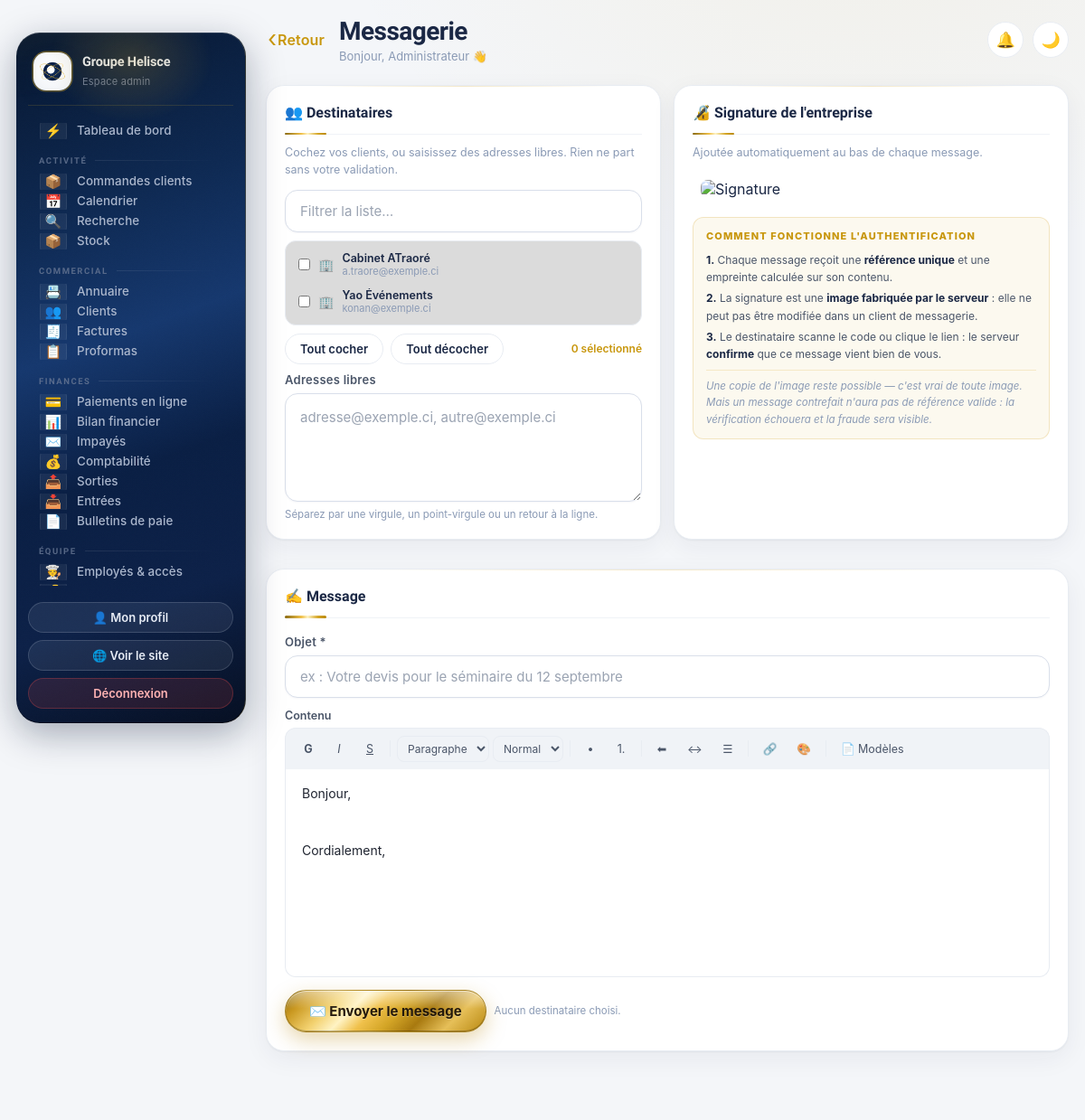
Page /admin/messages.php (signed in) on the committed database.
### tables this page shows
CREATE TABLE IF NOT EXISTS clients (
  id INT AUTO_INCREMENT PRIMARY KEY,
  nom VARCHAR(120) NOT NULL,
  entreprise VARCHAR(150) DEFAULT '',
  telephone VARCHAR(30) DEFAULT '',
  email VARCHAR(120) DEFAULT '',
  adresse VARCHAR(255) DEFAULT '',
  ncc VARCHAR(60) DEFAULT '',
  notes TEXT,
  created_at TIMESTAMP DEFAULT CURRENT_TIMESTAMP
);

### admin/messages.php (the view, shortened to what this page needs)
<?php
require __DIR__ . '/includes/auth.php';
require __DIR__ . '/includes/layout.php';
$clients = $pdo->query("SELECT id, nom, entreprise, email, type_client FROM clients
                        WHERE email <> '' ORDER BY COALESCE(NULLIF(entreprise,''), nom)")->fetchAll();
?>
<form method="post" id="form-mail">
<div class="mail-duo">
  <div class="panel glass">
    <h2>👥 Destinataires</h2>
    <p class="mail-aide">Cochez vos clients, ou saisissez des adresses libres. Rien ne part sans votre validation.</p>
    <input class="input" id="filtre-clients" placeholder="Filtrer la liste…" style="margin-bottom:9px">
    <div class="mail-clients" id="liste-clients">
      <?php foreach ($clients as $c):
        $nom = trim((string)$c['entreprise']) !== '' ? $c['entreprise'] : $c['nom']; ?>
      <label class="mc-l" data-cle="<?= e(mb_strtolower($nom . ' ' . $c['email'])) ?>">
        <input type="checkbox" name="clients[]" value="<?= (int)$c['id'] ?>">
        <span class="mc-ic"><?= ($c['type_client'] ?? '') === 'entreprise' ? '🏢' : '👤' ?></span>
        <span class="mc-t"><span class="mc-n"><?= e($nom) ?></span><span class="mc-e"><?= e($c['email']) ?></span></span>
      </label>
      <?php endforeach; ?>
    </div>
    <div style="display:flex;gap:8px;margin:9px 0">
      <button type="button" class="btn btn-glass btn-sm" id="tout-cocher">Tout cocher</button>
      <button type="button" class="btn btn-glass btn-sm" id="tout-decocher">Tout décocher</button>
      <span class="mail-compte" id="compte-sel">0 sélectionné</span>
    </div>
    <div class="field">
      <label>Adresses libres</label>
      <textarea class="input" name="manuels" rows="2" placeholder="adresse@exemple.ci, autre@exemple.ci"><?= e($_POST['manuels'] ?? '') ?></textarea>
      <span class="mail-note">Séparez par une virgule, un point-virgule ou un retour à la ligne.</span>
    </div>
  </div>
  <div class="panel glass">
    <h2>🔏 Signature de l'entreprise</h2>
    <p class="mail-aide">Ajoutée automatiquement au bas de chaque message.</p>
    <div class="mail-sig">
      <img src="signature-apercu.php" alt="Signature" style="width:100%;height:auto;border-radius:8px">
    </div>
    <div class="mail-secu">
      <div class="ms-t">Comment fonctionne l'authentification</div>
      <div class="ms-l"><b>1.</b> Chaque message reçoit une <b>référence unique</b> et une empreinte calculée sur son contenu.</div>
      <div class="ms-l"><b>2.</b> La signature est une <b>image fabriquée par le serveur</b> : elle ne peut pas être modifiée dans un client de messagerie.</div>
      <div class="ms-l"><b>3.</b> Le destinataire scanne le code ou clique le lien : le serveur <b>confirme</b> que ce message vient bien de vous.</div>
      <div class="ms-n">Une copie de l'image reste possible — c'est vrai de toute image. Mais un message contrefait n'aura pas de référence valide : la vérification échouera et la fraude sera visible.</div>
    </div>
  </div>
</div>
<div class="panel glass" style="margin-top:14px">
  <h2>✍️ Message</h2>
  <div class="field">
    <label>Objet *</label>
    <input class="input" name="sujet" required maxlength="255" value="<?= e($_POST['sujet'] ?? '') ?>" placeholder="ex : Votre devis pour le séminaire du 12 septembre">
  </div>
  <label style="display:block;margin:12px 0 6px;font-size:12.5px;font-weight:600;color:var(--ink-dim)">Contenu</label>
  <div class="ed-barre">
    <button type="button" data-cmd="bold" title="Gras"><b>G</b></button>
    <button type="button" data-cmd="italic" title="Italique"><i>I</i></button>
    <button type="button" data-cmd="underline" title="Souligné"><u>S</u></button>
    <select data-cmd="formatBlock" title="Style">
      <option value="p">Paragraphe</option>
    </select>
    <select data-cmd="fontSize" title="Taille">
      <option value="3" selected>Normal</option>
    </select>
    <button type="button" data-cmd="insertUnorderedList" title="Liste à puces">•</button>
    <button type="button" data-cmd="insertOrderedList" title="Liste numérotée">1.</button>
    <button type="button" data-cmd="justifyLeft" title="Aligner à gauche">⬅</button>
    <button type="button" data-cmd="justifyCenter" title="Centrer">↔</button>
    <button type="button" data-cmd="justifyFull" title="Justifier">☰</button>
    <button type="button" id="ed-lien" title="Insérer un lien">🔗</button>
    <button type="button" id="ed-couleur" title="Couleur du texte">🎨</button>
    <button type="button" id="ed-modele" title="Modèles de message">📄 Modèles</button>
  </div>
  <div class="ed-zone" id="editeur" contenteditable="true" lang="fr" spellcheck="true"><?= $_POST['corps'] ?? '<p>Bonjour,</p><p><br></p><p>Cordialement,</p>' ?></div>
  <div style="display:flex;gap:9px;flex-wrap:wrap;margin-top:14px;align-items:center">
    <button class="btn btn-gold" name="envoyer" value="1" id="btn-envoi">✉️ Envoyer le message</button>
    <span class="mail-note" id="resume-envoi"></span>
  </div>
</div>
</form>

### rows in the picture
clients: entreprise "Cabinet ATraoré", email "a.traore@exemple.ci"
clients: entreprise "Yao Événements", email "konan@exemple.ci"

### other values in the picture
$settings['nom_entreprise'] "Groupe Helisce"
$gLabel "ACTIVITÉ"
$ico "📦"
$label "Commandes clients"
$ico "📅"
$label "Calendrier"
$ico "🔍"
$label "Recherche"
$label "Stock"
$gLabel "COMMERCIAL"
$ico "📇"
$label "Annuaire"
$ico "👥"
$label "Clients"
$ico "🧾"
